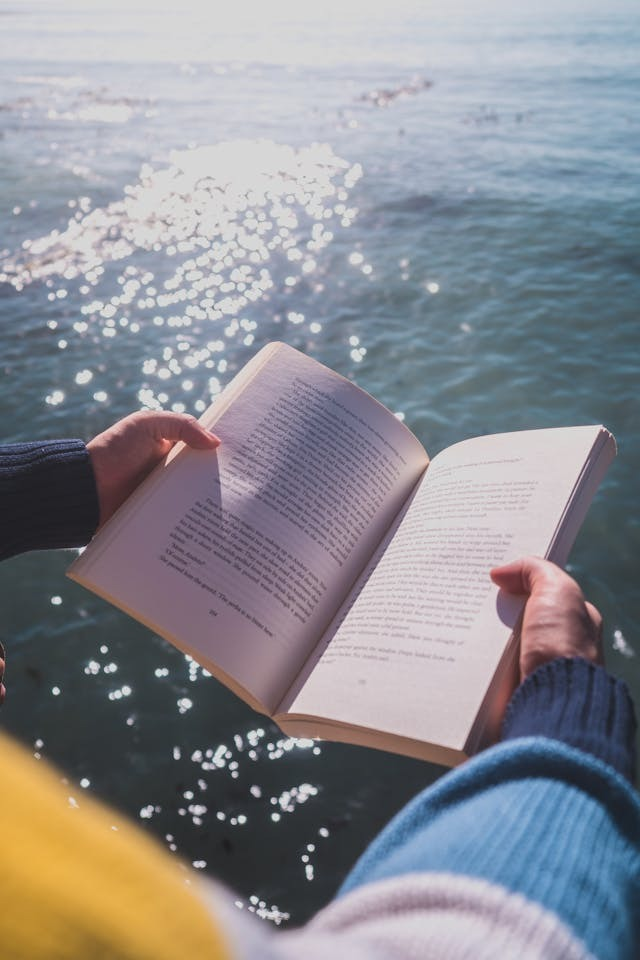
#> input picture 25.01.04/images/book.jpg, 640 x 960 px
$ jupyter execute test2.ipynb
#> lines starting #> are read from the running program, lines starting #| are printed output that depends on the picture; after the words box and inside, x2 and y2 are one past the last pixel; in counts of white or black regions, pixels touching at a corner belong together
# 실습 2-2. Threshold에 적용

## 트랙바 실습한 것을 참고해서, threshold에 트랙바를 적용

[cell 1]
import cv2
import numpy as numpy

book="./images/book.jpg"

[cell 2]
img = cv2.imread(book, cv2.COLOR_BGR2BGRA)
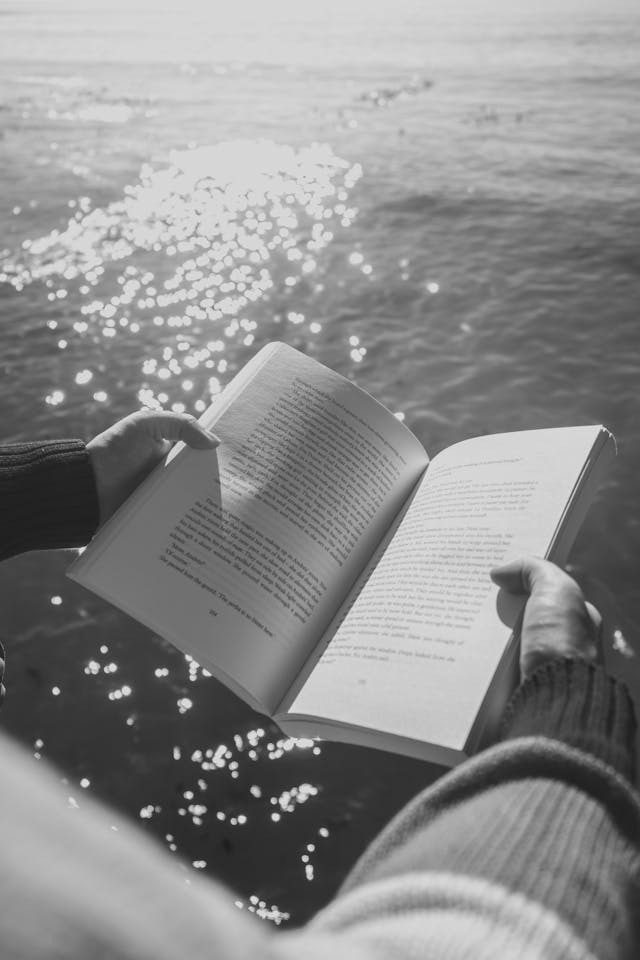
#> img: shape (960, 640); min 17, max 234, mean 140.3
original = cv2.imread(book)
#> original is the input picture: shape (960, 640, 3); mean B, G, R 145.7, 139.7, 139.4

name = "Trackbar"
trackbar_name = "change_blight"
cv2.namedWindow(name)
cv2.createTrackbar(trackbar_name, name, 0, 255, lambda x: x)

while True:
    blight = cv2.getTrackbarPos(trackbar_name, name)
    # binary 옵션 : cv2.THRESH_BINARY => 임계값보다 크면 흰색, 작으면 검은색
    ret, binary = cv2.threshold(img, blight, 255, cv2.THRESH_BINARY)
#> binary: shape (960, 640); every value is 255
#> ret = 0
    # print(ret)
    # print(binary)

    cv2.imshow("img", img)
    cv2.imshow(name, binary)
    cv2.imshow("original", original)

    if cv2.waitKey(1) == ord("q"):
#> (key q is pressed here)
        break
cv2.destroyAllWindows()

[cell 3]
img = cv2.imread(book, cv2.IMREAD_GRAYSCALE)
original = cv2.imread(book)

name = "Trackbar"
trackbar_name = "blight"
cv2.namedWindow(name)
cv2.createTrackbar(trackbar_name, name, 127, 255, lambda x: x)

while True:
    blight = cv2.getTrackbarPos(trackbar_name, name)
    # binary 옵션 : cv2.THRESH_BINARY => 임계값보다 크면 흰색, 작으면 검은색
    ret, binary = cv2.threshold(img, blight, 255, cv2.THRESH_BINARY)
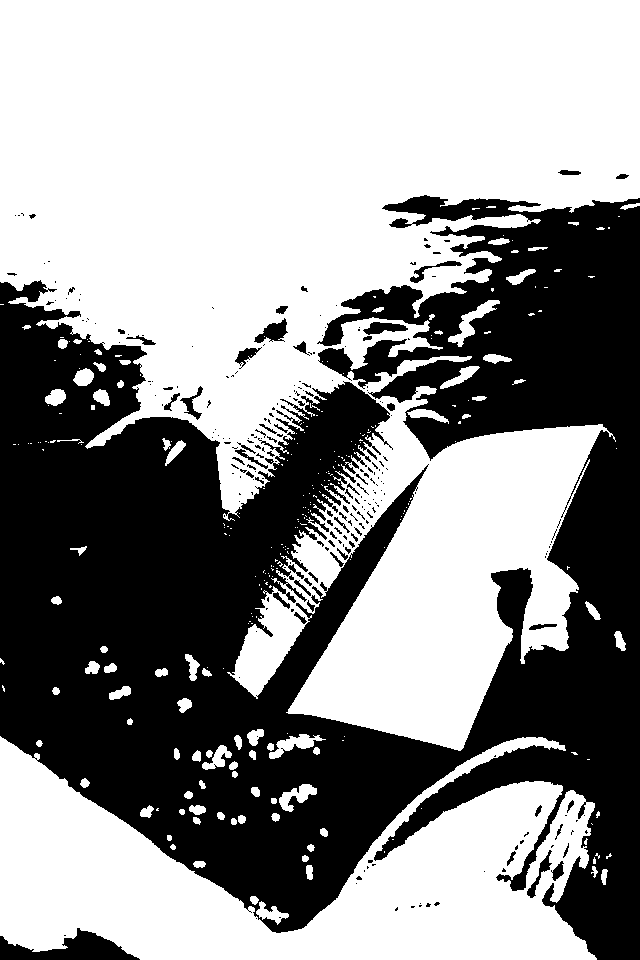
#> binary: shape (960, 640); 57.2% white; 255 black regions (190 under 20 px), largest, box (x1, y1, x2, y2) and area: (0, 195, 640, 960) 255781, (0, 928, 140, 960) 2241, (254, 318, 288, 343) 423
#> ret = 127
    # print(ret)
    # print(binary)

    cv2.imshow("img", img)
    cv2.imshow(name, binary)
    cv2.imshow("original", original)

    if cv2.waitKey(1) == ord("q"):
#> (key q is pressed here)
        break
cv2.destroyAllWindows()

[cell 4]
cv2.IMREAD_GRAYSCALE
cv2.COLOR_BGR2GRAY

[cell 5]
img = cv2.imread(book, cv2.IMREAD_GRAYSCALE)

# b,g,r=cv2.split(img)
g = cv2.split(img)
print(g)
#> (printed output is left out)

[cell 6]
img = cv2.imread(book, cv2.COLOR_BGR2GRAY)

b, g, r = cv2.split(img)
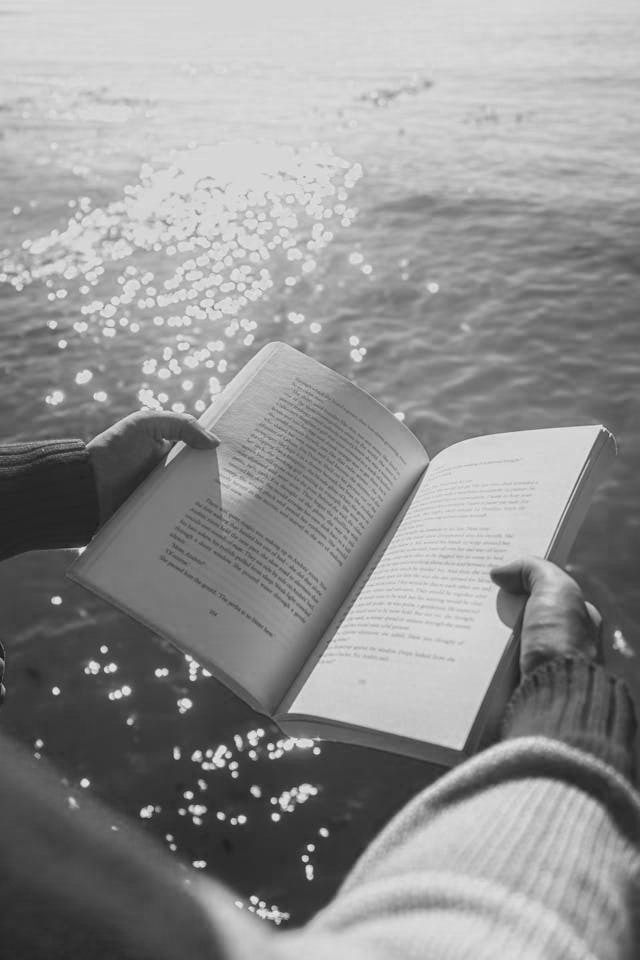
#> b: shape (960, 640); min 23, max 238, mean 145.7
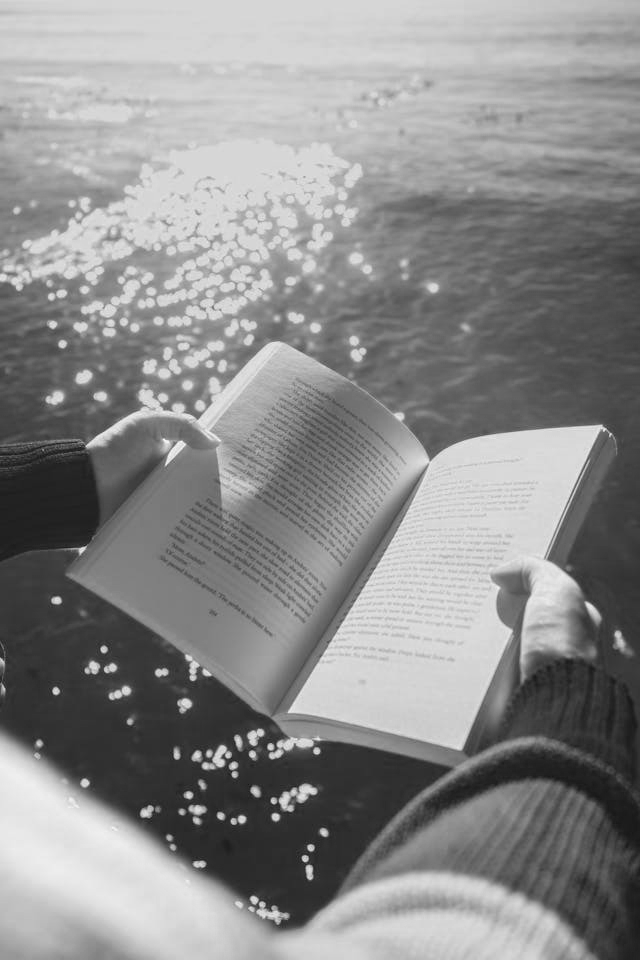
#> r: shape (960, 640); min 20, max 248, mean 139.4

print(b, g, r)
#> (printed output is left out)

$ run again, with 25.01.04/images/ground.jpg copied over 25.01.04/images/book.jpg
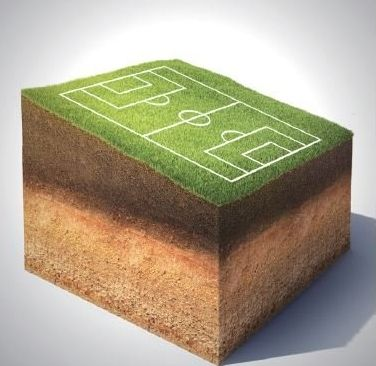
#> input picture 25.01.04/images/ground.jpg, 376 x 366 px
#> original is the input picture: shape (366, 376, 3); mean B, G, R 138, 161.4, 170.7
#> `ret, binary = cv2.threshold(img, blight, 255, cv2.THRESH_BINARY)`: ret = 0
#> `ret, binary = cv2.threshold(img, blight, 255, cv2.THRESH_BINARY)`:
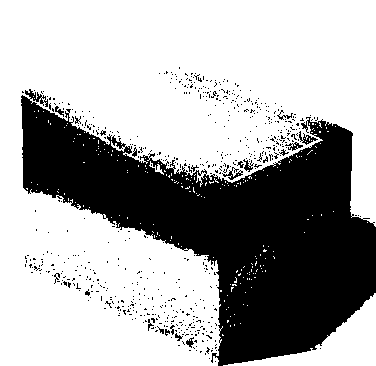
#> binary: shape (366, 376); 66.7% white; 613 black regions (593 under 20 px), largest, box (x1, y1, x2, y2) and area: (21, 89, 376, 366) 43633, (299, 131, 318, 145) 93, (222, 167, 243, 180) 89
#> `ret, binary = cv2.threshold(img, blight, 255, cv2.THRESH_BINARY)`: ret = 127
#> (printed output is left out)
#> `b, g, r = cv2.split(img)`:
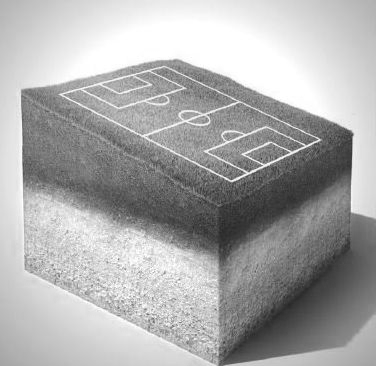
#> r: shape (366, 376); min 38, max 255, mean 170.7
#> (printed output is left out)

$ run again, with 25.01.04/images/newjeans.jpg copied over 25.01.04/images/book.jpg
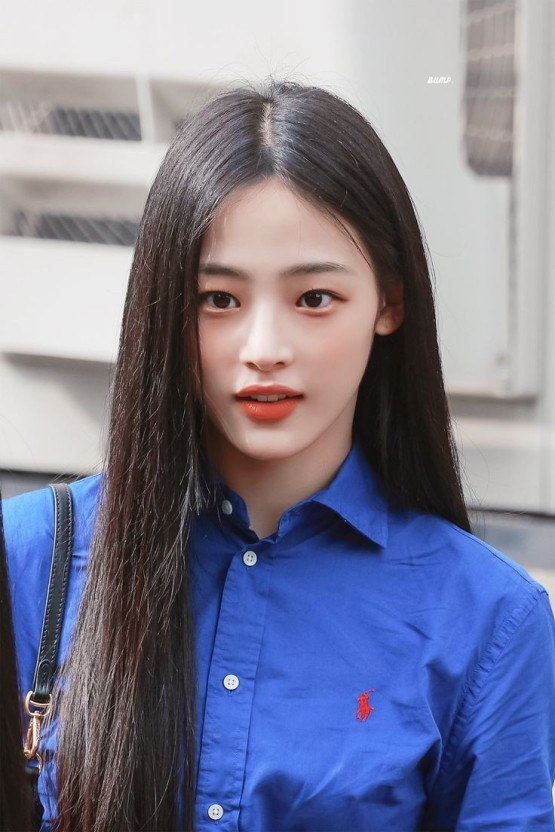
#> input picture 25.01.04/images/newjeans.jpg, 555 x 832 px
#> original is the input picture: shape (832, 555, 3); mean B, G, R 147.6, 124.4, 123.1
#> `ret, binary = cv2.threshold(img, blight, 255, cv2.THRESH_BINARY)`: ret = 0
#> `ret, binary = cv2.threshold(img, blight, 255, cv2.THRESH_BINARY)`:
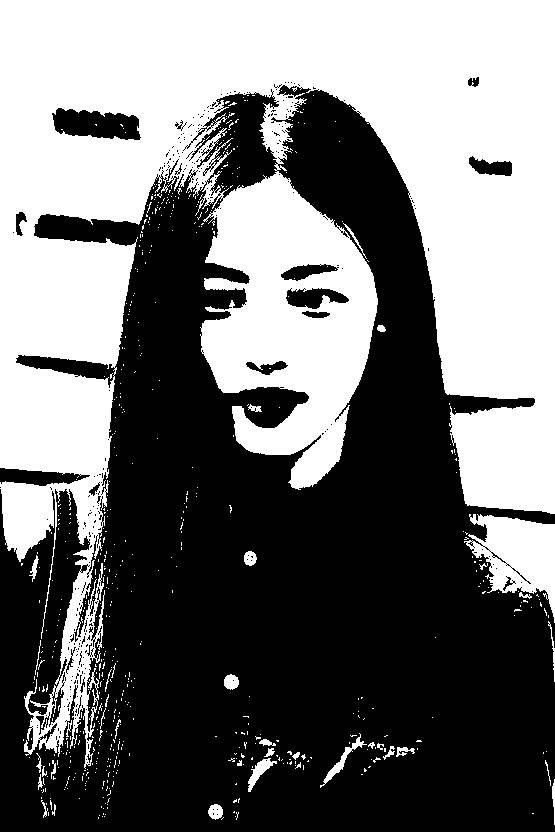
#> binary: shape (832, 555); 45% white; 635 white regions (599 under 20 px), largest, box (x1, y1, x2, y2) and area: (0, 0, 555, 769) 198647, (464, 514, 555, 623) 5187, (320, 733, 367, 788) 354
#> `ret, binary = cv2.threshold(img, blight, 255, cv2.THRESH_BINARY)`: ret = 127
#> (printed output is left out)
#> `b, g, r = cv2.split(img)`:
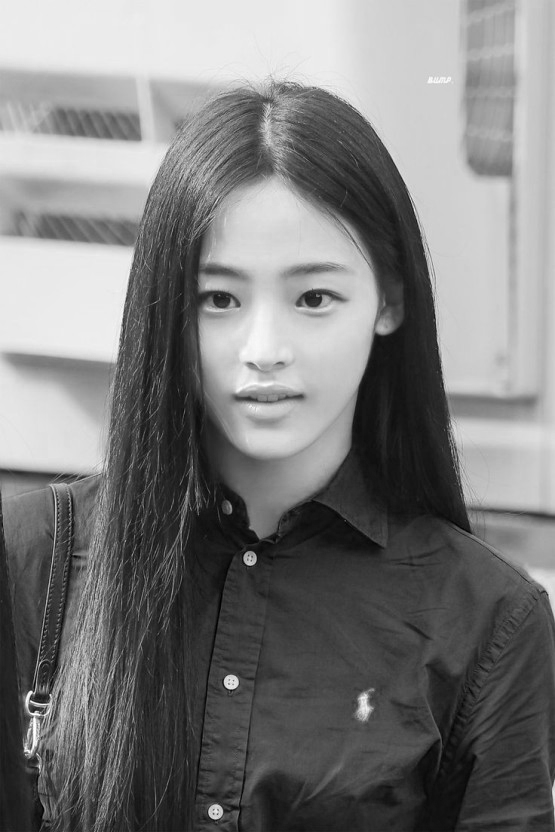
#> r: shape (832, 555); min 0, max 255, mean 123.1
#> (printed output is left out)
